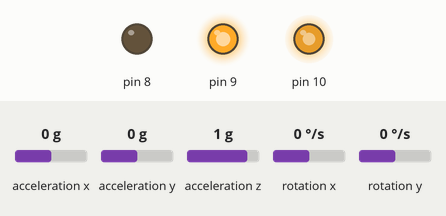
Bench run of a sketch on a simulated Arduino Uno, built with avr-gcc and run on an emulated ATmega328P. Parts: output pins drawn as LEDs (lit = HIGH). Wiring (inferred from the names in the program): MPU-6050 motion sensor at I2C address 0x68. Inputs (shaded band) come from the test bench; at power-on: acceleration x 0 g, acceleration y 0 g, acceleration z 1 g, rotation y 0 °/s, rotation x 0 °/s.

Above: at 1.2 s.
1.3 s: acceleration x set to 0.8 g
At 2.2 s:
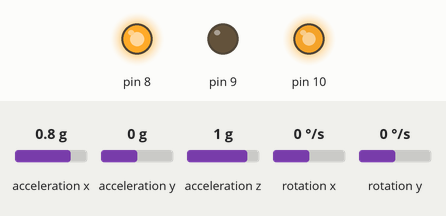
3.2 s: acceleration y set to -1.4 g
At 3.52 s:
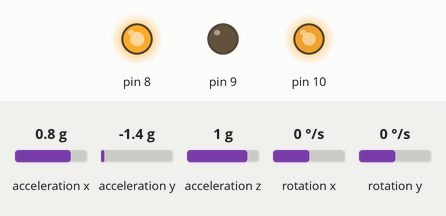
5.1 s: acceleration z set to -1.4 g
At 6.0 s:
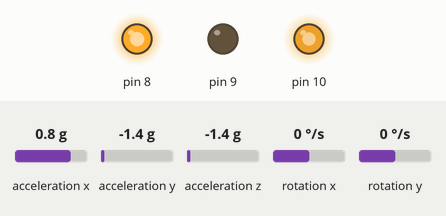
6.7 s: rotation y set to -100 °/s
At 6.85 s:
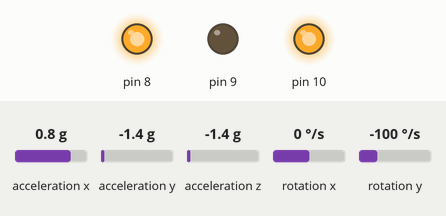
Timing chart, 0 to 9.5 s (numbered marks = the images above; inputs shaded):
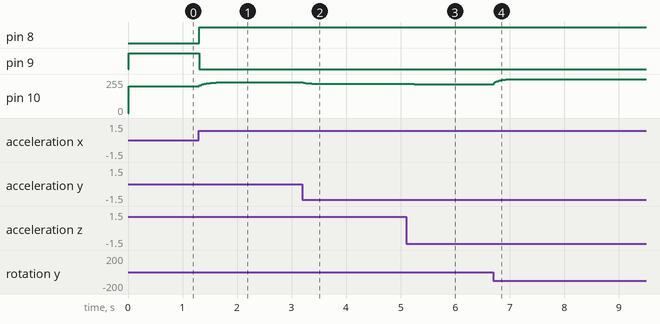

Measured:
- after the input at 1.3 s, pin 8: LOW → HIGH at once; pin 9: HIGH → LOW at once; pin 10: moves from 200/255 to 230/255 over 0.41 s, starting at once
- after the input at 3.2 s, pin 10: moves from 230/255 to 219/255 over 0.41 s, starting at once
- after the input at 5.1 s, pin 10: 219/255 → 218/255 at once, → 217/255 0.12 s later
- after the input at 6.7 s, pin 10: moves from 217/255 to 255/255 over 0.36 s, starting at once

The sketch:

giroscopio.ino
```cpp
#include <Wire.h>
 #include <Timer.h>
#define DEBUG true

//Direccion I2C de la IMU
#define MPU 0x68

//Ratios de conversion
#define A_R 16384.0
#define G_R 131.0

//Conversion de radianes a grados 180/PI
#define RAD_A_DEG = 57.295779

//MPU-6050 da los valores en enteros de 16 bits
//Valores sin refinar
int16_t AM,AcX, AcY, AcZ, GyX, GyY, GyZ;
 float GyYA,vel,u,K1,K2,Kr;
//Angulos
float Acc[2];
float Angle[2];

float Gy[2];
Timer t;
void setup()
{
Wire.begin();
Wire.beginTransmission(MPU);
Wire.write(0x6B);
Wire.write(0);
Wire.endTransmission(true);
Serial.begin(9600);
  t.every(10,control);
  K1=24.555808;
K2=0.3737;
Kr=25.04580;
pinMode(8,OUTPUT);
  pinMode(9,OUTPUT);
  pinMode(10,OUTPUT);
}
void loop()
{

   //Leer los valores del Acelerometro de la IMU
   Wire.beginTransmission(MPU);
   Wire.write(0x3B); //Pedir el registro 0x3B - corresponde al AcX
   Wire.endTransmission(false);
   Wire.requestFrom(MPU,6,true); //A partir del 0x3B, se piden 6 registros
   AcX=Wire.read()<<8|Wire.read(); //Cada valor ocupa 2 registros
   AcY=Wire.read()<<8|Wire.read();
   AcZ=Wire.read()<<8|Wire.read();

   //Se calculan los angulos Y, X respectivamente.
   Acc[1] = atan(-1*(AcX/A_R)/sqrt(pow((AcY/A_R),2) + pow((AcZ/A_R),2)))*RAD_TO_DEG;
   Acc[0] = atan((AcY/A_R)/sqrt(pow((AcX/A_R),2) + pow((AcZ/A_R),2)))*RAD_TO_DEG;

   //Leer los valores del Giroscopio
   Wire.beginTransmission(MPU);
   Wire.write(0x43);
   Wire.endTransmission(false);
   Wire.requestFrom(MPU,4,true); //A diferencia del Acelerometro, solo se piden 4 registros
   GyX=Wire.read()<<8|Wire.read();
   GyY=Wire.read()<<8|Wire.read();

   //Calculo del angulo del Giroscopio
   Gy[0] = GyX/G_R;
   Gy[1] = GyY/G_R;

   //Aplicar el Filtro Complementario
   Angle[0] = 0.98 *(Angle[0]+Gy[0]*0.010) + 0.02*Acc[0];
   Angle[1] = 0.98 *(Angle[1]+Gy[1]*0.010) + 0.02*Acc[1];
   t.update();
   #if DEBUG
   //Mostrar los valores por consola
   //Serial.print("Angle rX: "); Serial.print(Angle[0]); Serial.print("\n");
   //Serial.print("Angle rY: "); Serial.print(Angle[1]); Serial.print("\n------------\n");
   #endif

   //delay(10); //Nuestra dt sera, pues, 0.010, que es el intervalo de tiempo en cada medida
}
void control()
{
  vel=(Angle[1]-GyYA)/(0.01);
  u=-K1*Angle[1]-K2*vel+Kr*(0);
     //Serial.print("U: "); Serial.println(u);
  if(u>0)
  {
   AM= map(u, 0,1700, 200,255);
    digitalWrite(8,HIGH);
  digitalWrite(9,LOW);
  analogWrite(10,AM);
  //Serial.print("m1: "); Serial.println(AM);
//digitalWrite(10,LOW);
   }
   else
   {
  AM= map(u, -1700,0, 255, 200);
    digitalWrite(8,LOW);
  digitalWrite(9,HIGH);
  analogWrite(10,AM);
 //Serial.print("m2: "); Serial.println(AM);
 //digitalWrite(10,LOW);
  }
  GyYA=Angle[1];

}
```
